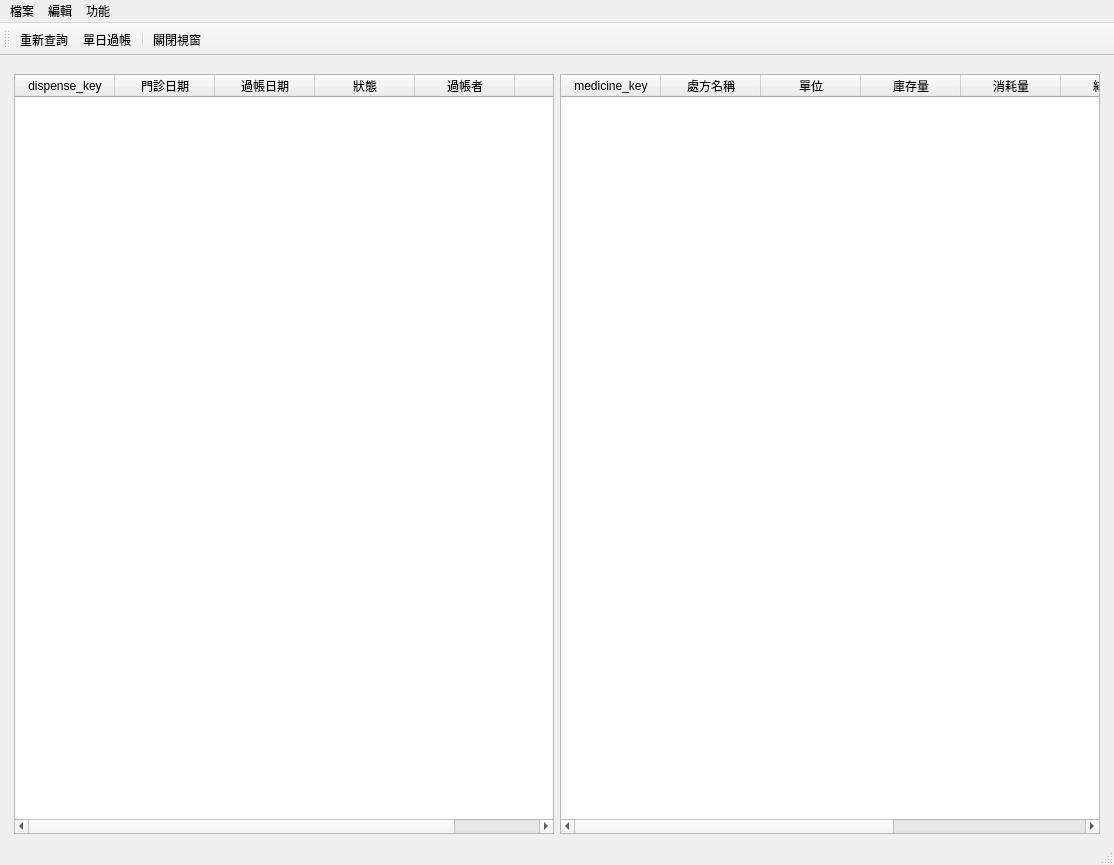
<?xml version="1.0" encoding="UTF-8"?>
<ui version="4.0">
 <class>stock_dispense</class>
 <widget class="QMainWindow" name="stock_dispense">
  <property name="geometry">
   <rect>
    <x>0</x>
    <y>0</y>
    <width>1114</width>
    <height>865</height>
   </rect>
  </property>
  <property name="windowTitle">
   <string>進貨資料</string>
  </property>
  <widget class="QWidget" name="centralwidget">
   <layout class="QHBoxLayout" name="horizontalLayout">
    <item>
     <layout class="QHBoxLayout" name="horizontalLayout_2">
      <property name="spacing">
       <number>6</number>
      </property>
      <property name="leftMargin">
       <number>5</number>
      </property>
      <property name="topMargin">
       <number>9</number>
      </property>
      <property name="rightMargin">
       <number>5</number>
      </property>
      <property name="bottomMargin">
       <number>0</number>
      </property>
      <item>
       <widget class="QTableWidget" name="tableWidget_stock_dispense">
        <property name="maximumSize">
         <size>
          <width>800</width>
          <height>16777215</height>
         </size>
        </property>
        <property name="selectionMode">
         <enum>QAbstractItemView::SingleSelection</enum>
        </property>
        <property name="selectionBehavior">
         <enum>QAbstractItemView::SelectRows</enum>
        </property>
        <column>
         <property name="text">
          <string>dispense_key</string>
         </property>
        </column>
        <column>
         <property name="text">
          <string>門診日期</string>
         </property>
        </column>
        <column>
         <property name="text">
          <string>過帳日期</string>
         </property>
        </column>
        <column>
         <property name="text">
          <string>狀態</string>
         </property>
        </column>
        <column>
         <property name="text">
          <string>過帳者</string>
         </property>
        </column>
        <column>
         <property name="text">
          <string>備註</string>
         </property>
        </column>
       </widget>
      </item>
      <item>
       <widget class="QTableWidget" name="tableWidget_medicine">
        <property name="editTriggers">
         <set>QAbstractItemView::NoEditTriggers</set>
        </property>
        <property name="alternatingRowColors">
         <bool>true</bool>
        </property>
        <property name="selectionMode">
         <enum>QAbstractItemView::SingleSelection</enum>
        </property>
        <property name="selectionBehavior">
         <enum>QAbstractItemView::SelectRows</enum>
        </property>
        <column>
         <property name="text">
          <string>medicine_key</string>
         </property>
        </column>
        <column>
         <property name="text">
          <string>處方名稱</string>
         </property>
        </column>
        <column>
         <property name="text">
          <string>單位</string>
         </property>
        </column>
        <column>
         <property name="text">
          <string>庫存量</string>
         </property>
        </column>
        <column>
         <property name="text">
          <string>消耗量</string>
         </property>
        </column>
        <column>
         <property name="text">
          <string>結算量</string>
         </property>
        </column>
        <column>
         <property name="text">
          <string>安全量</string>
         </property>
        </column>
        <column>
         <property name="text">
          <string>狀態</string>
         </property>
        </column>
       </widget>
      </item>
     </layout>
    </item>
   </layout>
  </widget>
  <widget class="QStatusBar" name="statusbar"/>
  <widget class="QMenuBar" name="menubar">
   <property name="geometry">
    <rect>
     <x>0</x>
     <y>0</y>
     <width>1114</width>
     <height>33</height>
    </rect>
   </property>
   <widget class="QMenu" name="menu">
    <property name="title">
     <string>檔案</string>
    </property>
   </widget>
   <widget class="QMenu" name="menu_2">
    <property name="title">
     <string>編輯</string>
    </property>
   </widget>
   <widget class="QMenu" name="menu_3">
    <property name="title">
     <string>功能</string>
    </property>
   </widget>
   <addaction name="menu"/>
   <addaction name="menu_2"/>
   <addaction name="menu_3"/>
  </widget>
  <widget class="QToolBar" name="toolBar">
   <property name="windowTitle">
    <string>toolBar</string>
   </property>
   <property name="toolButtonStyle">
    <enum>Qt::ToolButtonTextUnderIcon</enum>
   </property>
   <attribute name="toolBarArea">
    <enum>TopToolBarArea</enum>
   </attribute>
   <attribute name="toolBarBreak">
    <bool>false</bool>
   </attribute>
   <addaction name="action_requery"/>
   <addaction name="action_update"/>
   <addaction name="separator"/>
   <addaction name="action_close"/>
  </widget>
  <action name="action_requery">
   <property name="icon">
    <iconset>
     <normaloff>../icons/gtk-refresh.svg</normaloff>../icons/gtk-refresh.svg</iconset>
   </property>
   <property name="text">
    <string>重新查詢</string>
   </property>
   <property name="toolTip">
    <string>重新查詢</string>
   </property>
  </action>
  <action name="action_update">
   <property name="icon">
    <iconset>
     <normaloff>../icons/dialog-apply.svg</normaloff>../icons/dialog-apply.svg</iconset>
   </property>
   <property name="text">
    <string>單日過帳</string>
   </property>
   <property name="toolTip">
    <string>過帳</string>
   </property>
  </action>
  <action name="action_close">
   <property name="icon">
    <iconset>
     <normaloff>../icons/exit.png</normaloff>../icons/exit.png</iconset>
   </property>
   <property name="text">
    <string>關閉視窗</string>
   </property>
   <property name="toolTip">
    <string>關閉</string>
   </property>
  </action>
 </widget>
 <resources/>
 <connections/>
</ui>
